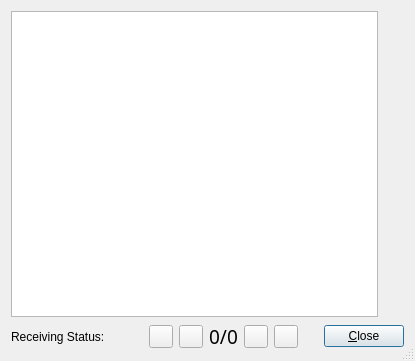
<ui version="4.0" >
 <class>MultimediaDlg</class>
 <widget class="QDialog" name="MultimediaDlg" >
  <property name="geometry" >
   <rect>
    <x>0</x>
    <y>0</y>
    <width>415</width>
    <height>361</height>
   </rect>
  </property>
  <property name="sizePolicy" >
   <sizepolicy vsizetype="Minimum" hsizetype="Minimum" >
    <horstretch>0</horstretch>
    <verstretch>0</verstretch>
   </sizepolicy>
  </property>
  <property name="windowTitle" >
   <string>Dream Multimedia</string>
  </property>
  <property name="windowIcon" >
   <iconset resource="res/icons.qrc" >
    <normaloff>:/icons/MainIcon.png</normaloff>:/icons/MainIcon.png</iconset>
  </property>
  <property name="sizeGripEnabled" >
   <bool>true</bool>
  </property>
  <layout class="QVBoxLayout" >
   <property name="spacing" >
    <number>6</number>
   </property>
   <property name="margin" >
    <number>11</number>
   </property>
   <item>
    <layout class="QHBoxLayout" >
     <property name="spacing" >
      <number>6</number>
     </property>
     <property name="margin" >
      <number>0</number>
     </property>
     <item>
      <widget class="QTextBrowser" name="textBrowser" />
     </item>
     <item>
      <widget class="QLabel" name="PixmapFhGIIS" >
       <property name="sizePolicy" >
        <sizepolicy vsizetype="Fixed" hsizetype="Fixed" >
         <horstretch>0</horstretch>
         <verstretch>0</verstretch>
        </sizepolicy>
       </property>
       <property name="pixmap" >
        <pixmap>image1</pixmap>
       </property>
       <property name="scaledContents" >
        <bool>true</bool>
       </property>
       <property name="wordWrap" >
        <bool>false</bool>
       </property>
      </widget>
     </item>
     <item>
      <widget class="QLabel" name="PixmapLogoJournaline" >
       <property name="sizePolicy" >
        <sizepolicy vsizetype="Fixed" hsizetype="Fixed" >
         <horstretch>0</horstretch>
         <verstretch>0</verstretch>
        </sizepolicy>
       </property>
       <property name="pixmap" >
        <pixmap>image2</pixmap>
       </property>
       <property name="scaledContents" >
        <bool>false</bool>
       </property>
       <property name="wordWrap" >
        <bool>false</bool>
       </property>
      </widget>
     </item>
    </layout>
   </item>
   <item>
    <layout class="QHBoxLayout" >
     <property name="spacing" >
      <number>6</number>
     </property>
     <property name="margin" >
      <number>0</number>
     </property>
     <item>
      <widget class="QLabel" name="TextLabel1" >
       <property name="text" >
        <string>Receiving Status:</string>
       </property>
       <property name="wordWrap" >
        <bool>false</bool>
       </property>
      </widget>
     </item>
     <item>
      <widget class="CMultColorLED" native="1" name="LEDStatus" >
       <property name="minimumSize" >
        <size>
         <width>13</width>
         <height>13</height>
        </size>
       </property>
       <property name="maximumSize" >
        <size>
         <width>13</width>
         <height>13</height>
        </size>
       </property>
      </widget>
     </item>
     <item>
      <spacer name="Spacer5" >
       <property name="orientation" >
        <enum>Qt::Horizontal</enum>
       </property>
       <property name="sizeType" >
        <enum>QSizePolicy::Expanding</enum>
       </property>
       <property name="sizeHint" stdset="0" >
        <size>
         <width>20</width>
         <height>20</height>
        </size>
       </property>
      </spacer>
     </item>
     <item>
      <widget class="QToolButton" name="ButtonJumpBegin" >
       <property name="text" >
        <string/>
       </property>
       <property name="icon" >
        <iconset resource="res/icons.qrc" >
         <normaloff>:/icons/JumpBegin.png</normaloff>:/icons/JumpBegin.png</iconset>
       </property>
      </widget>
     </item>
     <item>
      <widget class="QToolButton" name="ButtonStepBack" >
       <property name="text" >
        <string/>
       </property>
       <property name="icon" >
        <iconset resource="res/icons.qrc" >
         <normaloff>:/icons/StepBack.png</normaloff>:/icons/StepBack.png</iconset>
       </property>
      </widget>
     </item>
     <item>
      <widget class="QLabel" name="LabelCurPicNum" >
       <property name="font" >
        <font>
         <family>Arial Black</family>
         <pointsize>14</pointsize>
        </font>
       </property>
       <property name="frameShadow" >
        <enum>QFrame::Sunken</enum>
       </property>
       <property name="text" >
        <string>0/0</string>
       </property>
       <property name="alignment" >
        <set>Qt::AlignCenter</set>
       </property>
       <property name="wordWrap" >
        <bool>false</bool>
       </property>
      </widget>
     </item>
     <item>
      <widget class="QToolButton" name="ButtonStepForward" >
       <property name="text" >
        <string/>
       </property>
       <property name="icon" >
        <iconset resource="res/icons.qrc" >
         <normaloff>:/icons/StepForw.png</normaloff>:/icons/StepForw.png</iconset>
       </property>
      </widget>
     </item>
     <item>
      <widget class="QToolButton" name="ButtonJumpEnd" >
       <property name="text" >
        <string/>
       </property>
       <property name="icon" >
        <iconset resource="res/icons.qrc" >
         <normaloff>:/icons/JumpEnd.png</normaloff>:/icons/JumpEnd.png</iconset>
       </property>
      </widget>
     </item>
     <item>
      <spacer name="Spacer5_2" >
       <property name="orientation" >
        <enum>Qt::Horizontal</enum>
       </property>
       <property name="sizeType" >
        <enum>QSizePolicy::Expanding</enum>
       </property>
       <property name="sizeHint" stdset="0" >
        <size>
         <width>20</width>
         <height>20</height>
        </size>
       </property>
      </spacer>
     </item>
     <item>
      <widget class="QPushButton" name="buttonOk" >
       <property name="text" >
        <string>&amp;Close</string>
       </property>
       <property name="autoDefault" >
        <bool>true</bool>
       </property>
       <property name="default" >
        <bool>true</bool>
       </property>
      </widget>
     </item>
    </layout>
   </item>
  </layout>
 </widget>
 <customwidgets>
  <customwidget>
   <class>CMultColorLED</class>
   <extends>QWidget</extends>
   <header>MultColorLED.h</header>
  </customwidget>
 </customwidgets>
 <resources>
  <include location="res/icons.qrc" />
 </resources>
 <connections/>
</ui>
